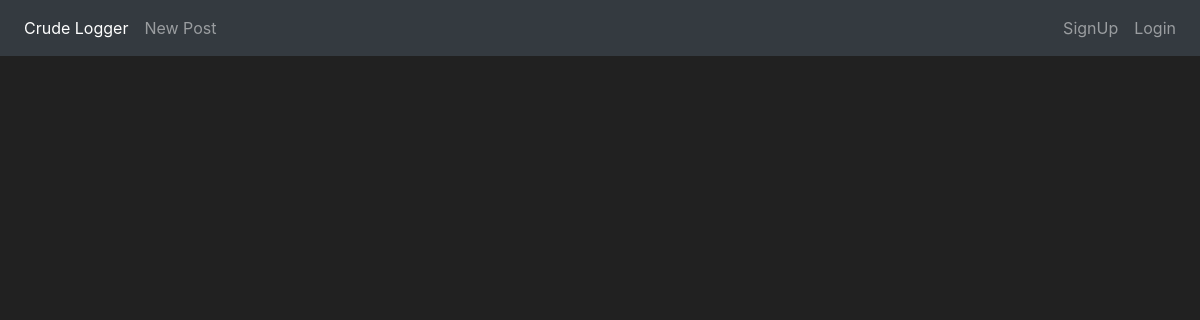
Before: / with the older database file.
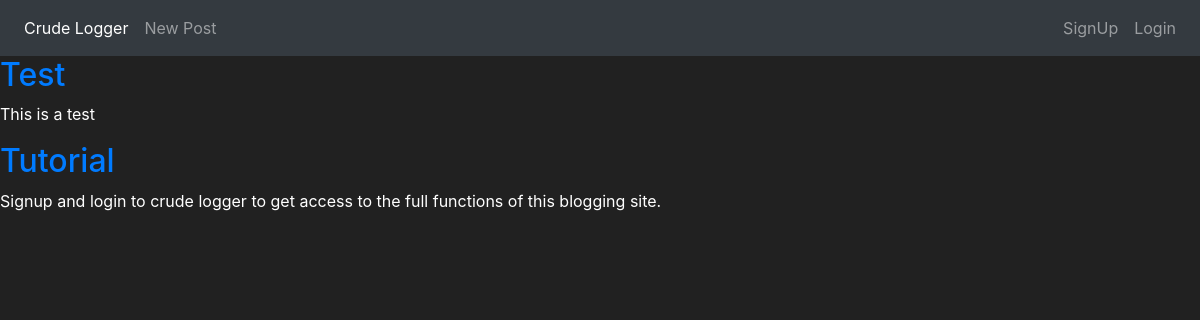
After: the same page with the newer database file.
### blog/models.py (models this page shows, shortened)
class Post(models.Model):
    title = models.CharField(max_length=200, null=True)
    image = models.ImageField(
        null=True, blank=True, upload_to='images/')
    author = models.ForeignKey(User, on_delete=models.CASCADE, null=True)
    body = models.TextField()
    post_date = models.DateField(auto_now_add=True, null=True)
    category = models.CharField(max_length=255, null=True)
    likes = models.ManyToManyField(User, related_name='blog_posts')

### blog/views.py (the view)
# urls.py: path('', BlogListView.as_view(), name='home'),
class BlogListView(ListView):
    model = Post
    template_name = 'home.html'

### blog/templates/home.html (shortened to what this page needs)
{% extends 'base.html' %}
{% block content %}
{% for post in object_list %}
<h2><a href="{% url 'post_detail' post.pk %}">{{ post.title }}</a></h2>
<p>{{ post.body }}</p>
{% endfor %}
{% endblock %}

### blog/templates/base.html (shortened to what this page needs)
<!doctype html>
<html lang="en">
<head>
    <link rel="stylesheet" href="https://cdn.jsdelivr.net/npm/bootstrap@4.5.3/dist/css/bootstrap.min.css"
>
</head>
<body>
    <header>
        <nav class="navbar navbar-expand-md navbar-dark bg-dark">
            <div class="collapse navbar-collapse" id="navbarNav">
                <ul class="navbar-nav mr-auto">
                    <li class="nav-item active">
                        <a class="nav-link" href='{% url "home" %}'>Crude Logger</a>
                    </li>
                    <li class="nav-item">
                        <a class="nav-link" href='{% url "post_new" %}'>New Post</a>
                    </li>
                </ul>
                <ul class="navbar-nav">
                    {% if user.is_authenticated %}
                    Hi {{ user.username }}
                    <li class="nav-item">
                        <a class="nav-link" href='{% url "add_category" %}'>Add Category</a>
                    </li>
                    <li class="nav-item">
                        <a class="nav-link" href='{% url "logout" %}'>Logout</a>
                    </li>
                    <li class="nav-item">
                        <a class="nav-link" href='{% url "password_reset_form" %}'>Reset Password</a>
                        {% else %}
                    <li class="nav-item">
                        <a class="nav-link" href='{% url "signup" %}'>SignUp</a>
                    </li>
                    <li class="nav-item">
                        <a class="nav-link" href='{% url "login" %}'>Login</a>
                        {% endif %}
                    </li>
                </ul>
            </div>
        </nav>
    </header>
    <div>
        {% block content %}
        {% endblock %}
    </div>
</body>
</html>

### blog/templates/base.html (style rules this page uses)
body { background-color: #212121; color: white }

Changed rows visible on the page:
added Post: title "Test", body "This is a test"
added Post: title "Tutorial", body "Signup and login to crude logger to get access to the full functions of this blogging site."
